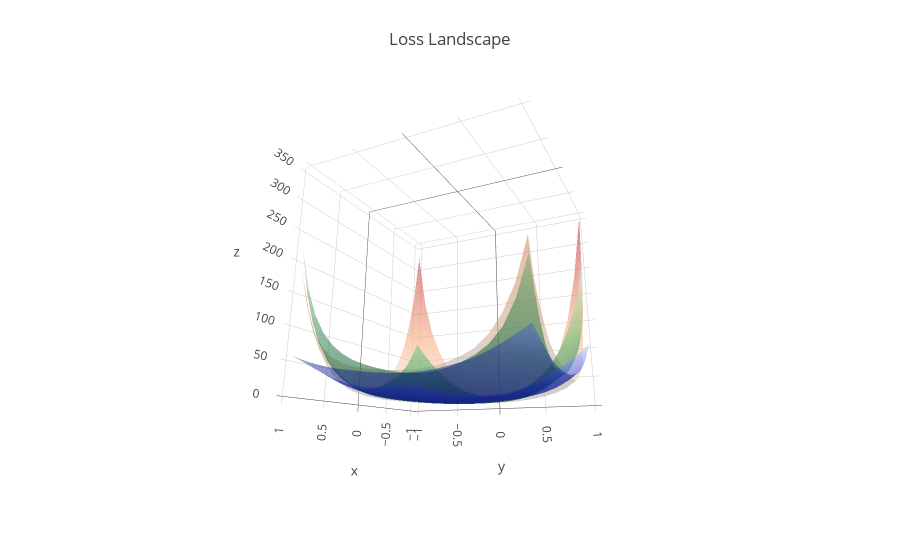
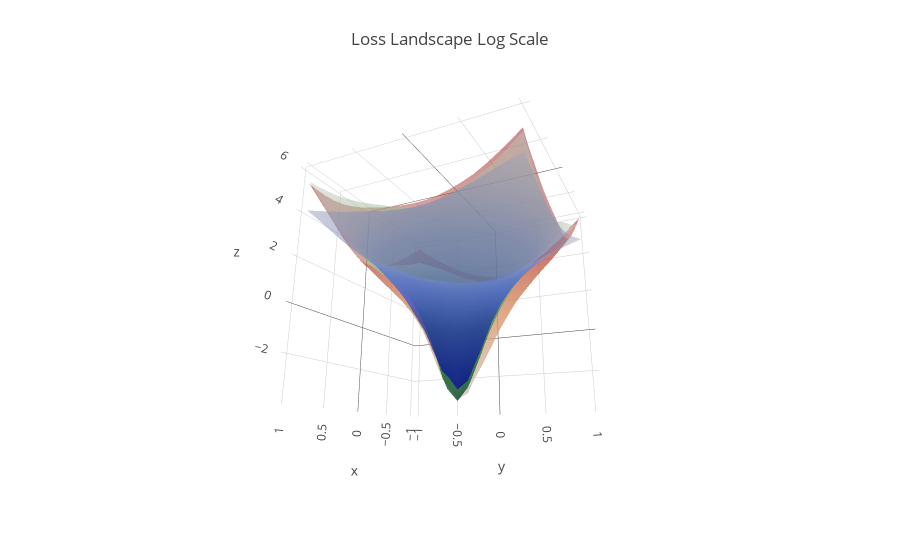

Notebook cell for these charts, in order:
### Code cell
overlap_three(a_loss_list_1,b_loss_list_1,c_loss_list_1)

### Figure 1 — Plotly figure (JSON) as saved in the notebook; plotly's stock layout.template omitted (floating-point values rounded to 4 significant figures; data arrays with more than 128 entries replaced by an {"elided": "..."} marker saying what was removed)
{"data": [{"colorscale": "Reds", "name": "Normal", "opacity": 0.5, "showscale": false, "type": "surface", "uid": "99475900-6fa5-4631-84bd-fb516f40830d", "x": {"elided": "21x21 float values"}, "y": {"elided": "21x21 float values"}, "z": {"elided": "21x21 float values"}}, {"colorscale": "Greens", "name": "Batch Norm", "opacity": 0.5, "showscale": false, "type": "surface", "uid": "783795ba-4531-40d4-828e-914769a8f9ab", "x": {"elided": "21x21 float values"}, "y": {"elided": "21x21 float values"}, "z": {"elided": "21x21 float values"}}, {"colorscale": "Blues", "name": "Local Norm", "opacity": 0.5, "showscale": false, "type": "surface", "uid": "fc98c544-aba9-4287-92cb-b339bb9f5e0e", "x": {"elided": "21x21 float values"}, "y": {"elided": "21x21 float values"}, "z": {"elided": "21x21 float values"}}], "layout": {"autosize": true, "margin": {"b": 65, "l": 65, "r": 50, "t": 90}, "scene": {"camera": {"eye": {"x": 1.87, "y": 0.88, "z": -0.64}}}, "showlegend": true, "title": "Loss Landscape"}}

### Figure 2 — Plotly figure (JSON) as saved in the notebook; plotly's stock layout.template omitted (floating-point values rounded to 4 significant figures; data arrays with more than 128 entries replaced by an {"elided": "..."} marker saying what was removed)
{"data": [{"colorscale": "Reds", "opacity": 0.5, "showscale": false, "type": "surface", "uid": "08f92a2c-8eea-4c50-9d0e-85b269d54bb4", "x": {"elided": "21x21 float values"}, "y": {"elided": "21x21 float values"}, "z": {"elided": "21x21 float values"}}, {"colorscale": "Greens", "opacity": 0.5, "showscale": false, "type": "surface", "uid": "c5890b42-e5cf-4444-a095-3347b29b382f", "x": {"elided": "21x21 float values"}, "y": {"elided": "21x21 float values"}, "z": {"elided": "21x21 float values"}}, {"colorscale": "Blues", "opacity": 0.5, "showscale": false, "type": "surface", "uid": "3237f4d1-64de-4e62-a8e8-5fea21b7ef37", "x": {"elided": "21x21 float values"}, "y": {"elided": "21x21 float values"}, "z": {"elided": "21x21 float values"}}], "layout": {"autosize": true, "margin": {"b": 65, "l": 65, "r": 50, "t": 90}, "scene": {"camera": {"eye": {"x": 1.87, "y": 0.88, "z": -0.64}}}, "showlegend": true, "title": "Loss Landscape Log Scale"}}
